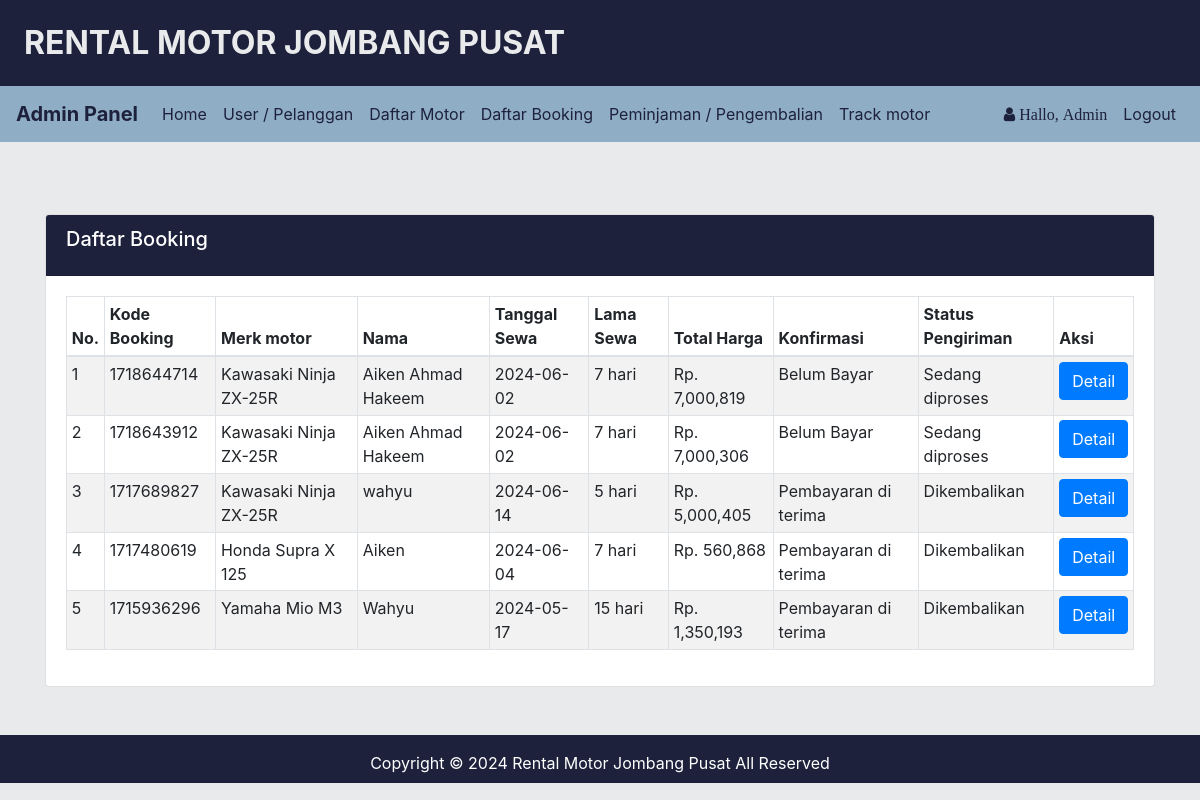
Screenshot of /admin/booking/booking.php (signed in) with the database file from the repository.
### tables this page shows
CREATE TABLE `infoweb` (
  `id` int(11) NOT NULL,
  `nama_rental` varchar(255) DEFAULT NULL,
  `telp` varchar(15) DEFAULT NULL,
  `alamat` text DEFAULT NULL,
  `email` varchar(255) DEFAULT NULL,
  `no_rek` text DEFAULT NULL,
  `updated_at` timestamp NOT NULL DEFAULT current_timestamp()
);

CREATE TABLE `booking` (
  `id_booking` int(11) NOT NULL,
  `kode_booking` varchar(255) NOT NULL,
  `id_login` int(11) NOT NULL,
  `id_motor` int(11) NOT NULL,
  `ktp` varchar(255) NOT NULL,
  `nama` varchar(255) NOT NULL,
  `alamat` varchar(255) NOT NULL,
  `no_tlp` varchar(15) NOT NULL,
  `tanggal` varchar(255) NOT NULL,
  `lama_sewa` int(11) NOT NULL,
  `total_harga` int(11) NOT NULL,
  `konfirmasi_pembayaran` varchar(255) NOT NULL,
  `tgl_input` varchar(255) NOT NULL,
  `status_pengiriman` varchar(255) NOT NULL
);

CREATE TABLE `motor` (
  `id_motor` int(11) NOT NULL,
  `no_plat` varchar(255) NOT NULL,
  `merk` varchar(255) NOT NULL,
  `harga` int(255) NOT NULL,
  `deskripsi` varchar(255) NOT NULL,
  `status` varchar(255) NOT NULL,
  `gambar` text NOT NULL
);

### koneksi/koneksi.php (called while the page is built, shortened)
<?php
    $user = 'root';
    $pass = '';
    $koneksi = new PDO("mysql:host=localhost;dbname=rental_motor", $user, $pass);
    $url = "http://localhost/rental_motor/";
    $sql_web = "SELECT * FROM infoweb WHERE id = 1";
    $row_web = $koneksi->prepare($sql_web);
    $row_web->execute();
    $info_web = $row_web->fetch(PDO::FETCH_OBJ);
?>

### admin/booking/booking.php (the view, shortened to what this page needs)
<?php
    require '../../koneksi/koneksi.php';
    $title_web = 'Daftar Booking';
    include '../header.php';
    if(!empty($_GET['id'])){
        $id = strip_tags($_GET['id']);
        $sql = "SELECT motor.merk, booking.* FROM booking JOIN motor ON
                booking.id_motor=motor.id_motor WHERE id_login = '$id' ORDER BY id_booking DESC";
    }else{
        $sql = "SELECT motor.merk, booking.* FROM booking JOIN motor ON
                booking.id_motor=motor.id_motor ORDER BY id_booking DESC";
    }
    $hasil = $koneksi->query($sql)->fetchAll();
?>
<br>
<div class="container my-5" style=" min-height:350px;">
    <div class="card">
        <div class="card-header text-white " style="background-color: #1D213B;">
            <h5 class="card-title">
            Daftar Booking
            </h5>
        </div>
        <div class="card-body">
            <div class="table-responsive">
                <table class="table table-striped table-bordered table-sm">
                    <thead>
                        <tr>
                            <th>No. </th>
                            <th>Kode Booking</th>
                            <th>Merk motor</th>
                            <th>Nama </th>
                            <th>Tanggal Sewa </th>
                            <th>Lama Sewa </th>
                            <th>Total Harga</th>
                            <th>Konfirmasi</th>
                            <th>Status Pengiriman</th>
                            <th>Aksi</th>
                        </tr>
                    </thead>
                    <tbody>
                        <?php  $no=1; foreach($hasil as $isi){?>
                        <tr>
                            <td><?php echo $no;?></td>
                            <td><?= $isi['kode_booking'];?></td>
                            <td><?= $isi['merk'];?></td>
                            <td><?= $isi['nama'];?></td>
                            <td><?= $isi['tanggal'];?></td>
                            <td><?= $isi['lama_sewa'];?> hari</td>
                            <td>Rp. <?= number_format($isi['total_harga']);?></td>
                            <td><?= $isi['konfirmasi_pembayaran'];?></td>
                            <td><?= $isi['status_pengiriman'];?></td>
                            <td>
                                <a class="btn btn-primary" href="bayar.php?id=<?= $isi['kode_booking'];?>"
                                role="button">Detail</a>
                            </td>
                        </tr>
                        <?php $no++;}?>
                    </tbody>
                </table>
            </div>
        </div>
    </div>
</div>
<?php  include '../footer.php';?>

### admin/header.php (shortened to what this page needs)
<?php
    $id_login = $_SESSION['USER']['id_login'];
    $row = $koneksi->prepare("SELECT * FROM login WHERE id_login=?");
    $row->execute(array($id_login));
    $hasil_login = $row->fetch();
?>
<!doctype html>
<html lang="en">
  <head>
    <link rel="stylesheet" href="<?php echo $url;?>assets/css/bootstrap.css" >
    <link rel="stylesheet" href="<?php echo $url;?>assets/css/font-awesome.css" >
  </head>
  <body style="background-color: #E9EAEC;">
    <div class="pt-4 pb-5 px-4" style="background-color: #1D213B;">
        <div class="row">
            <div class="col-sm-8">
                <h2><b style="text-transform:uppercase; color:#E9EAEC;"><?= $info_web->nama_rental;?> </b></h2>
            </div>
        </div>
    </div>
    <nav class="navbar navbar-expand-lg navbar-dark" style="background-color: #90ADC6;">
        <a class="navbar-brand" href="<?php echo $url;?>admin/" style="color:#1D213B;"><b>Admin Panel</b></a>
        <div class="collapse navbar-collapse" id="collapsibleNavId">
            <ul class="navbar-nav mr-auto mt-2 mt-lg-0">
                <li class="nav-item <?php if($title_web == 'Dashboard'){ echo 'active';}?>">
                    <a class="nav-link" href="<?php echo $url;?>admin/" style="color:#1D213B;">Home <span class="sr-only">(current)</span></a>
                </li>
                <li class="nav-item <?php if($title_web == 'User'){ echo 'active';}?>">
                    <a class="nav-link" href="<?php echo $url;?>admin/user/index.php" style="color:#1D213B;">User / Pelanggan</a>
                </li>
                <li class="nav-item <?php if($title_web == 'Daftar Motor'){ echo 'active';}?>
                <?php if($title_web == 'Tambah Motor'){ echo 'active';}?>
                <?php if($title_web == 'Edit Motor'){ echo 'active';}?>">
                    <a class="nav-link" href="<?php echo $url;?>admin/motor/motor.php" style="color:#1D213B;">Daftar Motor</a>
                </li>
                <li class="nav-item <?php if($title_web == 'Daftar Booking'){ echo 'active';}?>
                <?php if($title_web == 'Konfirmasi'){ echo 'active';}?>">
                    <a class="nav-link" href="<?php echo $url;?>admin/booking/booking.php" style="color:#1D213B;">Daftar Booking</a>
                </li>
                <li class="nav-item <?php if($title_web == 'Peminjaman'){ echo 'active';}?>">
                    <a class="nav-link" href="<?php echo $url;?>admin/peminjaman/peminjaman.php" style="color:#1D213B;">Peminjaman / Pengembalian</a>
                </li>
                <li class="nav-item <?php if($title_web == 'Track'){ echo 'active';}?>">
                    <a class="nav-link" href="<?php echo $url;?>admin/track/track.php" style="color:#1D213B;">Track motor</a>
                </li>
            </ul>
            <ul class="navbar-nav my-2 my-lg-0">
                <li class="nav-item">
                    <a class="nav-link" href="#">
                        <i class="fa fa-user" style="color:#1D213B;">  Hallo, <?php echo $hasil_login['nama_pengguna'];?></i>
                    </a>
                </li>
                <li class="nav-item">
                    <a class="nav-link" onclick="return confirm('Apakah anda ingin logout ?');" href="<?php echo $url;?>admin/logout.php" style="color:#1D213B;">Logout</a>
                </li>
            </ul>
        </div>
    </nav>

### admin/footer.php (shortened to what this page needs)
<div class="footer text-white pt-3 pb-2 text-center" style="background-color:#1D213B;">
      <div class="container">
        Copyright &copy; <?= date('Y');?> <?= $info_web->nama_rental;?> All Reserved
      </div>
    </div>
  </body>
</html>

### rows the page displays
infoweb: nama_rental "RENTAL MOTOR JOMBANG PUSAT", nama_rental "Rental Motor Jombang Pusat"
booking: kode_booking "1718644714", id_motor.merk "Kawasaki Ninja ZX-25R", nama "Aiken Ahmad Hakeem", tanggal "2024-06-02", lama_sewa "7", total_harga "7,000,819", konfirmasi_pembayaran "Belum Bayar", status_pengiriman "Sedang diproses"
booking: kode_booking "1718643912", id_motor.merk "Kawasaki Ninja ZX-25R", nama "Aiken Ahmad Hakeem", tanggal "2024-06-02", lama_sewa "7", total_harga "7,000,306", konfirmasi_pembayaran "Belum Bayar", status_pengiriman "Sedang diproses"
booking: kode_booking "1717689827", id_motor.merk "Kawasaki Ninja ZX-25R", nama "wahyu", tanggal "2024-06-14", lama_sewa "5", total_harga "5,000,405", konfirmasi_pembayaran "Pembayaran di terima", status_pengiriman "Dikembalikan"
booking: kode_booking "1717480619", id_motor.merk "Honda Supra X 125", nama "Aiken", tanggal "2024-06-04", lama_sewa "7", total_harga "560,868", konfirmasi_pembayaran "Pembayaran di terima", status_pengiriman "Dikembalikan"
booking: kode_booking "1715936296", id_motor.merk "Yamaha Mio M3", nama "Wahyu", tanggal "2024-05-17", lama_sewa "15", total_harga "1,350,193", konfirmasi_pembayaran "Pembayaran di terima", status_pengiriman "Dikembalikan"

### other values shown
$hasil_login['nama_pengguna'] "Admin"
